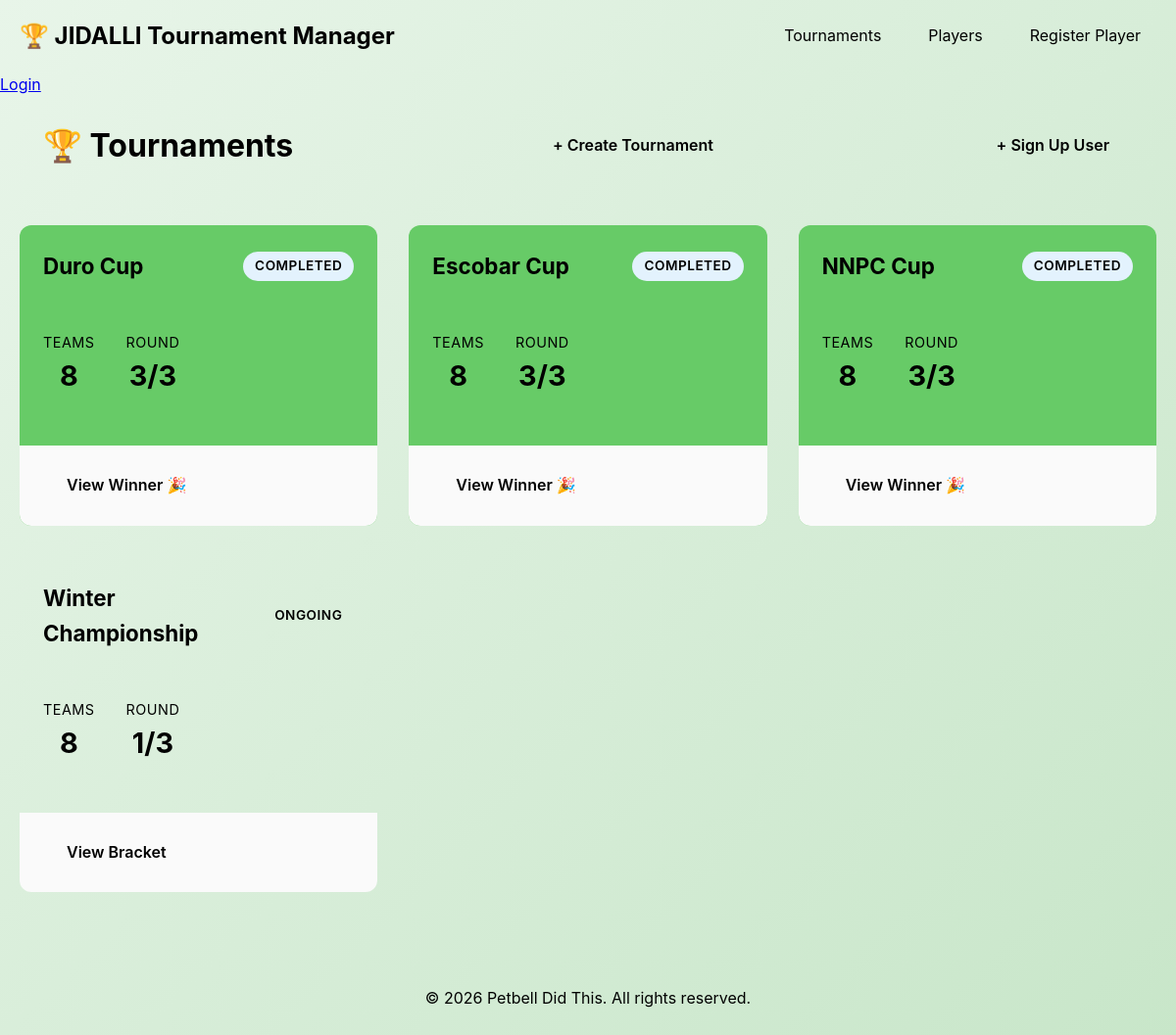
Before: / with the older database file.
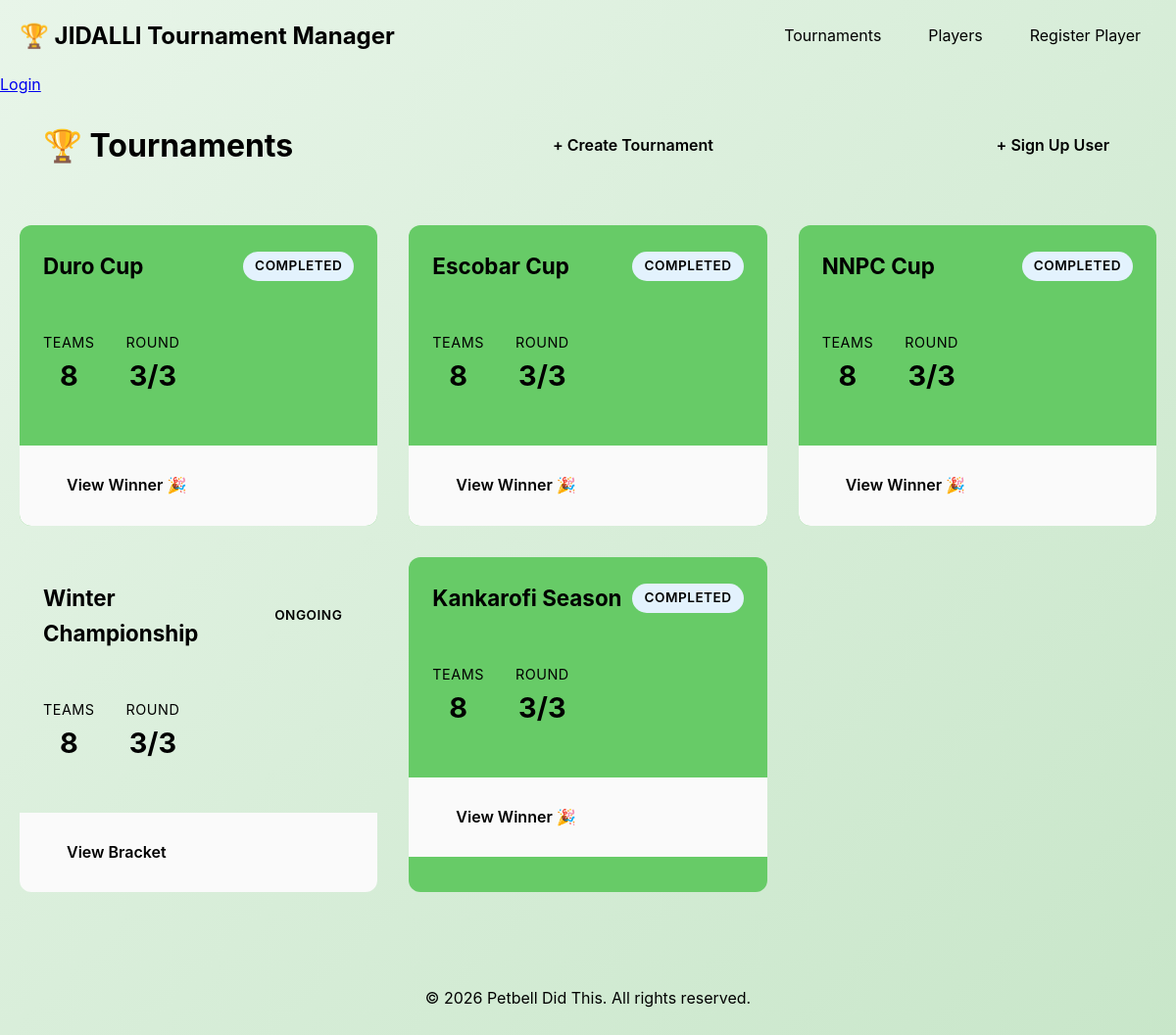
After: the same page with the newer database file.
### models.py (models this page shows)
class Tournament (SQLModel, table=True):
    tournament_id: int = Field(default=None, primary_key=True)
    name: str
    status: str
    number_of_teams: int
    current_round: int
    total_rounds: int
    winner_id: int | None = None

### game.py (the view)
@app.get("/", response_class=HTMLResponse)
async def home(request: Request, session: sessionDep):
    tournaments = session.exec(select(Tournament)).all()
    return templates.TemplateResponse(
        "index.html",
        {"request": request, "tournaments": tournaments}
    )

### templates/index.html (shortened to what this page needs)
{% extends "base.html" %}
{% block content %}
<div class="page-header">
    <h1>🏆 Tournaments</h1>
    <a href="/tournaments/create" class="btn btn-primary">+ Create Tournament</a>
    <a href="{{url_for('register_page')}}" class="btn btn-primary">+ Sign Up User</a>
</div>
{% if tournaments %}
    <div class="tournament-grid">
        {% for tournament in tournaments %}
        <div class="tournament-card {% if tournament.status == 'completed' %}completed{% endif %}">
            <div class="card-header">
                <h2>{{ tournament.name }}</h2>
                <span class="badge badge-{{ tournament.status }}">{{ tournament.status }}</span>
            </div>
            <div class="card-body">
                <div class="stat-row">
                    <div class="stat">
                        <span class="stat-label">Teams</span>
                        <span class="stat-value">{{ tournament.number_of_teams }}</span>
                    </div>
                    <div class="stat">
                        <span class="stat-label">Round</span>
                        <span class="stat-value">{{ tournament.current_round }}/{{ tournament.total_rounds }}</span>
                    </div>
                </div>
                <div class="progress-bar">
                    <div class="progress-fill" style="width: {{ (tournament.current_round / tournament.total_rounds * 100) }}%"></div>
                </div>
            </div>
            <div class="card-footer">
                {% if tournament.status == "completed" %}
                    <a href="/tournaments/{{ tournament.tournament_id }}/winner" class="btn btn-success">View Winner 🎉</a>
                {% else %}
                    <a href="/tournaments/{{ tournament.tournament_id }}" class="btn btn-outline">View Bracket</a>
                {% endif %}
            </div>
        </div>
        {% endfor %}
    </div>
{% endif %}
{% endblock %}

Changed rows visible on the page:
changed Tournament "Winter Championship": current_round "1" → "3"
added Tournament: name "Kankarofi Season", status "COMPLETED", number_of_teams "8", current_round "3", total_rounds "3"
